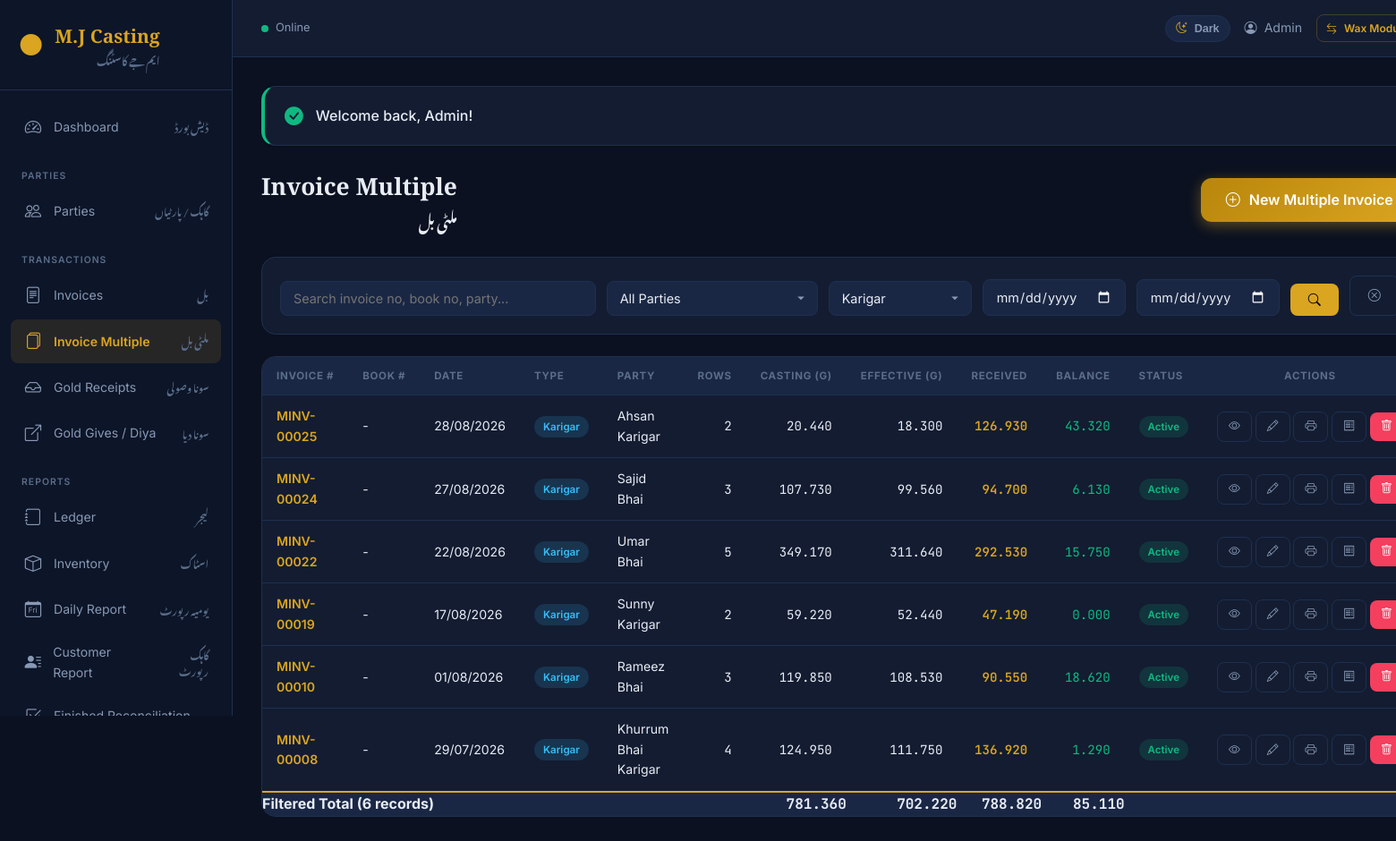
Screenshot of /invoice-multiple/index.php (signed in) with the database file from the repository.
### tables this page shows
CREATE TABLE `users` (
  `id` int(11) NOT NULL,
  `name` varchar(255) NOT NULL,
  `email` varchar(255) NOT NULL,
  `email_verified_at` datetime DEFAULT NULL,
  `password` varchar(255) NOT NULL,
  `remember_token` varchar(100) DEFAULT NULL,
  `created_at` timestamp NOT NULL DEFAULT current_timestamp(),
  `updated_at` timestamp NOT NULL DEFAULT current_timestamp() ON UPDATE current_timestamp()
);

CREATE TABLE `invoice_multiple` (
  `id` int(11) NOT NULL,
  `invoice_no` varchar(50) NOT NULL,
  `customer_id` int(11) NOT NULL,
  `invoice_type` enum('customer','dukandar','karigar') DEFAULT 'customer',
  `invoice_date` date NOT NULL,
  `manual_book_no` varchar(50) DEFAULT NULL,
  `total_casting_weight` decimal(10,3) DEFAULT 0.000,
  `total_waste_weight` decimal(10,3) DEFAULT 0.000,
  `total_weight` decimal(10,3) DEFAULT 0.000,
  `total_male_waste` decimal(10,3) DEFAULT 0.000,
  `total_gold_khalis` decimal(10,3) DEFAULT 0.000,
  `total_received_khalis` decimal(10,3) DEFAULT 0.000,
  `total_rp_mazdori_weight` decimal(10,3) DEFAULT 0.000,
  `total_rp_mazdori_amount` decimal(15,2) DEFAULT 0.00,
  `total_casting_mazdori_weight` decimal(10,3) DEFAULT 0.000,
  `total_casting_mazdori_amount` decimal(15,2) DEFAULT 0.00,
  `effective_gold` decimal(10,3) DEFAULT 0.000,
  `grand_total` decimal(15,3) DEFAULT 0.000,
  `wasooli` decimal(15,3) DEFAULT 0.000,
  `previous_balance` decimal(15,3) DEFAULT 0.000,
  `remaining_balance` decimal(15,3) DEFAULT 0.000,
  `remarks` text DEFAULT NULL,
  `status` enum('active','cancelled') DEFAULT 'active',
  `created_by` int(11) DEFAULT NULL,
  `updated_by` int(11) DEFAULT NULL,
  `created_at` timestamp NULL DEFAULT current_timestamp(),
  `updated_at` timestamp NULL DEFAULT current_timestamp() ON UPDATE current_timestamp(),
  `deleted_at` datetime DEFAULT NULL
);

CREATE TABLE `customers` (
  `id` int(11) NOT NULL,
  `name` varchar(100) NOT NULL,
  `phone` varchar(20) DEFAULT NULL,
  `cnic` varchar(30) DEFAULT NULL,
  `address` text DEFAULT NULL,
  `city` varchar(50) DEFAULT NULL,
  `opening_balance` decimal(15,2) DEFAULT 0.00,
  `status` enum('active','inactive') DEFAULT 'active',
  `party_type` enum('customer','dukandar','karigar') DEFAULT 'customer',
  `created_at` timestamp NOT NULL DEFAULT current_timestamp(),
  `updated_at` timestamp NOT NULL DEFAULT current_timestamp() ON UPDATE current_timestamp(),
  `deleted_at` datetime DEFAULT NULL
);

### invoice-multiple/index.php (the view, shortened to what the rows shown need)
<?php
require_once __DIR__ . '/../config.php';
$db = getDB();
$search=query('search',''); $customerId=query('customer_id',''); $invoiceType=query('invoice_type','karigar'); $fromDate=query('from_date',''); $toDate=query('to_date',''); $status=query('status','');
$page=max(1,(int)query('page',1)); $perPage=25; $offset=($page-1)*$perPage;
$countSql="SELECT COUNT(*) FROM invoice_multiple im LEFT JOIN customers c ON c.id=im.customer_id WHERE 1=1";
$sql="SELECT im.*, c.name as customer_name FROM invoice_multiple im LEFT JOIN customers c ON c.id=im.customer_id WHERE 1=1"; $params=[];
if($invoiceType && in_array($invoiceType,['customer','dukandar','karigar'])){$countSql.=" AND im.invoice_type=?"; $sql.=" AND im.invoice_type=?"; $params[]=$invoiceType;}
if($status && in_array($status,['active','cancelled'])){$countSql.=" AND im.status=?"; $sql.=" AND im.status=?"; $params[]=$status;} else {$countSql.=" AND im.status='active'"; $sql.=" AND im.status='active'";}
$total=$db->prepare($countSql); $total->execute($params); $totalCount=(int)$total->fetchColumn(); $lastPage=max(1,(int)ceil($totalCount/$perPage)); $page=min($page,$lastPage); $offset=($page-1)*$perPage;
$totalsSql = str_replace('SELECT im.*, c.name as customer_name', 'SELECT COALESCE(SUM(im.total_casting_weight),0) AS total_casting, COALESCE(SUM(im.effective_gold),0) AS total_effective, COALESCE(SUM(im.total_received_khalis),0) AS total_received, COALESCE(SUM(im.remaining_balance),0) AS total_balance', $sql);
$totalsStmt = $db->prepare($totalsSql); $totalsStmt->execute($params); $listTotals = $totalsStmt->fetch() ?: ['total_casting'=>0,'total_effective'=>0,'total_received'=>0,'total_balance'=>0];
$sql.=" ORDER BY im.invoice_date DESC, im.id DESC LIMIT $perPage OFFSET $offset"; $stmt=$db->prepare($sql); $stmt->execute($params); $invoices=$stmt->fetchAll();
require_once __DIR__ . '/../includes/header.php';
?>
<div class="page-header"><div class="page-title-group"><h1>Invoice Multiple</h1></div></div>
<div class="table-container"><table><thead><tr><th>Invoice #</th><th>Book #</th><th>Date</th><th>Type</th><th>Party</th><th class="text-right">Rows</th><th class="text-right">Casting (g)</th><th class="text-right">Effective (g)</th><th class="text-right">Received</th><th class="text-right">Balance</th><th>Status</th><th class="text-center">Actions</th></tr></thead><tbody><?php if(empty($invoices)): ?><tr><td colspan="12" class="text-center text-muted">No multiple invoices found</td></tr><?php else: foreach($invoices as $inv): ?><tr><td><a href="<?= url('invoice-multiple/show.php?id='.$inv['id']) ?>" style="color:var(--gold-primary);text-decoration:none;font-weight:600;"><?= htmlspecialchars($inv['invoice_no']) ?></a></td><td><?= htmlspecialchars($inv['manual_book_no'] ?: '-') ?></td><td><?= formatDate($inv['invoice_date']) ?></td><td><span class="badge bg-info"><?= ucfirst($inv['invoice_type']) ?></span></td><td><?= htmlspecialchars($inv['customer_name'] ?? 'N/A') ?></td><td class="text-right mono"><?php $rc=$db->prepare('SELECT COUNT(*) FROM invoice_multiple_items WHERE invoice_multiple_id=?'); $rc->execute([$inv['id']]); echo (int)$rc->fetchColumn(); ?></td><td class="text-right mono"><?= number_format($inv['total_casting_weight'],3) ?></td><td class="text-right mono"><?= number_format($inv['effective_gold'],3) ?></td><td class="text-right mono" style="color:var(--gold-primary);font-weight:600;"><?= number_format($inv['total_received_khalis'],3) ?></td><td class="text-right mono <?= $inv['remaining_balance'] < 0 ? 'text-danger':'text-success' ?>"><?= number_format($inv['remaining_balance'],3) ?></td><td><span class="badge <?= $inv['status']==='active'?'bg-success':'bg-danger' ?>"><?= ucfirst($inv['status']) ?></span></td><td class="text-center" style="white-space:nowrap;"><a href="<?= url('invoice-multiple/show.php?id='.$inv['id']) ?>" class="btn btn-sm btn-outline" title="View"><i class="bi bi-eye"></i></a> <?php if($inv['status']==='active'): ?><a href="<?= url('invoice-multiple/edit.php?id='.$inv['id']) ?>" class="btn btn-sm btn-outline" title="Edit"><i class="bi bi-pencil"></i></a> <?php endif; ?><a href="<?= url('invoice-multiple/print.php?id='.$inv['id']) ?>" class="btn btn-sm btn-outline" title="Print"><i class="bi bi-printer"></i></a> <a href="<?= url('invoice-multiple/print_simple.php?id='.$inv['id']) ?>" class="btn btn-sm btn-outline" title="Simple Hisab Print"><i class="bi bi-receipt"></i></a><?php if($inv['status']==='active'): ?> <a href="<?= url('invoice-multiple/delete.php?id='.$inv['id']) ?>" class="btn btn-sm btn-danger" onclick="return confirm('Cancel multiple invoice <?= htmlspecialchars($inv['invoice_no']) ?>?')"><i class="bi bi-trash"></i></a><?php endif; ?></td></tr><?php endforeach; endif; ?></tbody><tfoot><tr style="font-weight:700;background:var(--bg-surface);border-top:2px solid var(--gold-primary);"><td colspan="6">Filtered Total (<?= number_format((float)$totalCount) ?> records)</td><td class="text-right mono"><?= number_format($listTotals['total_casting'],3) ?></td><td class="text-right mono"><?= number_format($listTotals['total_effective'],3) ?></td><td class="text-right mono"><?= number_format($listTotals['total_received'],3) ?></td><td class="text-right mono"><?= number_format($listTotals['total_balance'],3) ?></td><td colspan="2"></td></tr></tfoot></table></div>
<?php require_once __DIR__ . '/../includes/footer.php'; ?>

### includes/header.php (shortened to what the rows shown need)
<!DOCTYPE html>
<html lang="en">
<head>
    <link rel="stylesheet" href="https://cdn.jsdelivr.net/npm/bootstrap-icons@1.11.3/font/bootstrap-icons.min.css">
    <link rel="stylesheet" href="<?= url('assets/css/style.css') ?>">
</head>
<body>
    <?php $currentUser = getCurrentUser(); ?>
    <?php if (!isset($hideSidebar)): ?>
    <aside class="sidebar" id="sidebar">
        <div class="sidebar-header">
            <div class="logo">
                <span class="logo-icon">&#9679;</span>
                <div class="logo-text">
                    <span class="logo-title">M.J Casting</span>
                    <span class="logo-subtitle font-urdu">ایم جے کاسٹنگ</span>
                </div>
            </div>
        </div>
        <nav class="sidebar-nav">
            <a href="<?= url('dashboard.php') ?>" class="nav-item <?= basename($_SERVER['PHP_SELF']) === 'dashboard.php' ? 'active' : '' ?>">
                <i class="bi bi-speedometer2"></i>
                <span>Dashboard</span>
                <span class="font-urdu nav-urdu">ڈیش بورڈ</span>
            </a>
            <div class="nav-section-label">Parties</div>
            <a href="<?= url('customers/index.php') ?>" class="nav-item <?= strpos($_SERVER['PHP_SELF'], 'customers') !== false ? 'active' : '' ?>">
                <i class="bi bi-people"></i>
                <span>Parties</span>
                <span class="font-urdu nav-urdu">گاہک / پارٹیاں</span>
            </a>
            <div class="nav-section-label">Transactions</div>
            <a href="<?= url('invoices/index.php') ?>" class="nav-item <?= (strpos($_SERVER['PHP_SELF'], 'invoices') !== false && strpos($_SERVER['PHP_SELF'], 'invoice-multiple') === false) ? 'active' : '' ?>">
                <i class="bi bi-file-text"></i>
                <span>Invoices</span>
                <span class="font-urdu nav-urdu">بل</span>
            </a>
            <a href="<?= url('invoice-multiple/index.php') ?>" class="nav-item <?= strpos($_SERVER['PHP_SELF'], 'invoice-multiple') !== false ? 'active' : '' ?>">
                <i class="bi bi-files"></i>
                <span>Invoice Multiple</span>
                <span class="font-urdu nav-urdu">ملٹی بل</span>
            </a>
            <a href="<?= url('gold-receipts/index.php') ?>" class="nav-item <?= strpos($_SERVER['PHP_SELF'], 'gold-receipts') !== false ? 'active' : '' ?>">
                <i class="bi bi-inbox"></i>
                <span>Gold Receipts</span>
                <span class="font-urdu nav-urdu">سونا وصولی</span>
            </a>
            <a href="<?= url('gold-gives/index.php') ?>" class="nav-item <?= strpos($_SERVER['PHP_SELF'], 'gold-gives') !== false ? 'active' : '' ?>">
                <i class="bi bi-box-arrow-up-right"></i>
                <span>Gold Gives / Diya</span>
                <span class="font-urdu nav-urdu">سونا دیا</span>
            </a>
            <div class="nav-section-label">Reports</div>
            <a href="<?= url('ledger/index.php') ?>" class="nav-item <?= strpos($_SERVER['PHP_SELF'], 'ledger') !== false ? 'active' : '' ?>">
                <i class="bi bi-journal"></i>
                <span>Ledger</span>
                <span class="font-urdu nav-urdu">لیجر</span>
            </a>
            <a href="<?= url('inventory/index.php') ?>" class="nav-item <?= strpos($_SERVER['PHP_SELF'], 'inventory') !== false ? 'active' : '' ?>">
                <i class="bi bi-box"></i>
                <span>Inventory</span>
                <span class="font-urdu nav-urdu">اسٹاک</span>
            </a>
            <a href="<?= url('reports/daily.php') ?>" class="nav-item <?= strpos($_SERVER['PHP_SELF'], 'reports/daily') !== false ? 'active' : '' ?>">
                <i class="bi bi-calendar-day"></i>
                <span>Daily Report</span>
                <span class="font-urdu nav-urdu">یومیہ رپورٹ</span>
            </a>
            <a href="<?= url('reports/customer.php') ?>" class="nav-item <?= strpos($_SERVER['PHP_SELF'], 'reports/customer') !== false ? 'active' : '' ?>">
                <i class="bi bi-person-lines-fill"></i>
                <span>Customer Report</span>
                <span class="font-urdu nav-urdu">گاہک رپورٹ</span>
            </a>
            <a href="<?= url('reports/finished_reconciliation.php') ?>" class="nav-item <?= strpos($_SERVER['PHP_SELF'], 'reports/finished_reconciliation') !== false ? 'active' : '' ?>">
                <i class="bi bi-check2-square"></i>
                <span>Finished Reconciliation</span>
            </a>
        </nav>
    </aside>
    <div class="main-wrapper">
        <header class="top-header">
            <div class="header-left">
                <div class="online-status">
                    <span class="online-dot" id="online-dot"></span>
                    <span id="online-text">Online</span>
                </div>
            </div>
            <div class="header-right">
                <button type="button" class="theme-toggle" id="theme-toggle" onclick="window.toggleMjTheme && window.toggleMjTheme()" title="Toggle light / dark theme" aria-label="Toggle theme">
                    <i class="bi bi-moon-stars" id="theme-toggle-icon"></i>
                    <span id="theme-toggle-text">Dark</span>
                </button>
                <span class="header-user">
                    <i class="bi bi-person-circle"></i>
                    <?= htmlspecialchars($currentUser['name'] ?? 'User') ?>
                </span>
                <a href="<?= url('wax/index.php') ?>" class="btn btn-sm btn-outline" style="font-size:0.75rem;padding:5px 10px;color:var(--gold-primary);border-color:var(--gold-muted);">
                    <i class="bi bi-arrow-left-right"></i> Wax Module
                </a>
            </div>
        </header>
        <main class="content-area">
            <?php if ($flash = getFlash()): ?>
                <div class="card flash-<?= $flash['type'] ?>" style="border-left: 4px solid <?= $flash['type'] === 'success' ? 'var(--success)' : 'var(--error)' ?>; padding: 16px 22px; margin-bottom: 24px;">
                    <div style="display: flex; align-items: center; gap: 14px;">
                        <i class="bi bi-<?= $flash['type'] === 'success' ? 'check-circle-fill' : 'exclamation-triangle-fill' ?>" style="color: <?= $flash['type'] === 'success' ? 'var(--success)' : 'var(--error)' ?>; font-size: 1.3rem;"></i>
                        <span style="font-weight: 500;"><?= htmlspecialchars($flash['message']) ?></span>
                    </div>
                </div>
            <?php endif; ?>
    <?php endif; ?>

### rows the page displays
users: name "Admin"
invoice_multiple: invoice_no "MINV-00025", manual_book_no "-", invoice_date "28/08/2026", invoice_type "Karigar", customer.name "Ahsan Karigar", fetchColumn "2", total_casting_weight "20.440", effective_gold "18.300", total_received_khalis "126.930", remaining_balance "43.320", status "Active"
invoice_multiple: invoice_no "MINV-00024", manual_book_no "-", invoice_date "27/08/2026", invoice_type "Karigar", customer.name "Sajid Bhai", fetchColumn "3", total_casting_weight "107.730", effective_gold "99.560", total_received_khalis "94.700", remaining_balance "6.130", status "Active"
invoice_multiple: invoice_no "MINV-00022", manual_book_no "-", invoice_date "22/08/2026", invoice_type "Karigar", customer.name "Umar Bhai", fetchColumn "5", total_casting_weight "349.170", effective_gold "311.640", total_received_khalis "292.530", remaining_balance "15.750", status "Active"
invoice_multiple: invoice_no "MINV-00019", manual_book_no "-", invoice_date "17/08/2026", invoice_type "Karigar", customer.name "Sunny Karigar", fetchColumn "2", total_casting_weight "59.220", effective_gold "52.440", total_received_khalis "47.190", remaining_balance "0.000", status "Active"
invoice_multiple: invoice_no "MINV-00010", manual_book_no "-", invoice_date "01/08/2026", invoice_type "Karigar", customer.name "Rameez Bhai", fetchColumn "3", total_casting_weight "119.850", effective_gold "108.530", total_received_khalis "90.550", remaining_balance "18.620", status "Active"
invoice_multiple: invoice_no "MINV-00008", manual_book_no "-", invoice_date "29/07/2026", invoice_type "Karigar", customer.name "Khurrum Bhai Karigar", fetchColumn "4", total_casting_weight "124.950", effective_gold "111.750", total_received_khalis "136.920", remaining_balance "1.290", status "Active"

### other values shown
$flash['message'] "Welcome back, Admin!"
$totalCount "6"
$listTotals['total_casting'] "781.360"
$listTotals['total_effective'] "702.220"
$listTotals['total_received'] "788.820"
$listTotals['total_balance'] "85.110"
